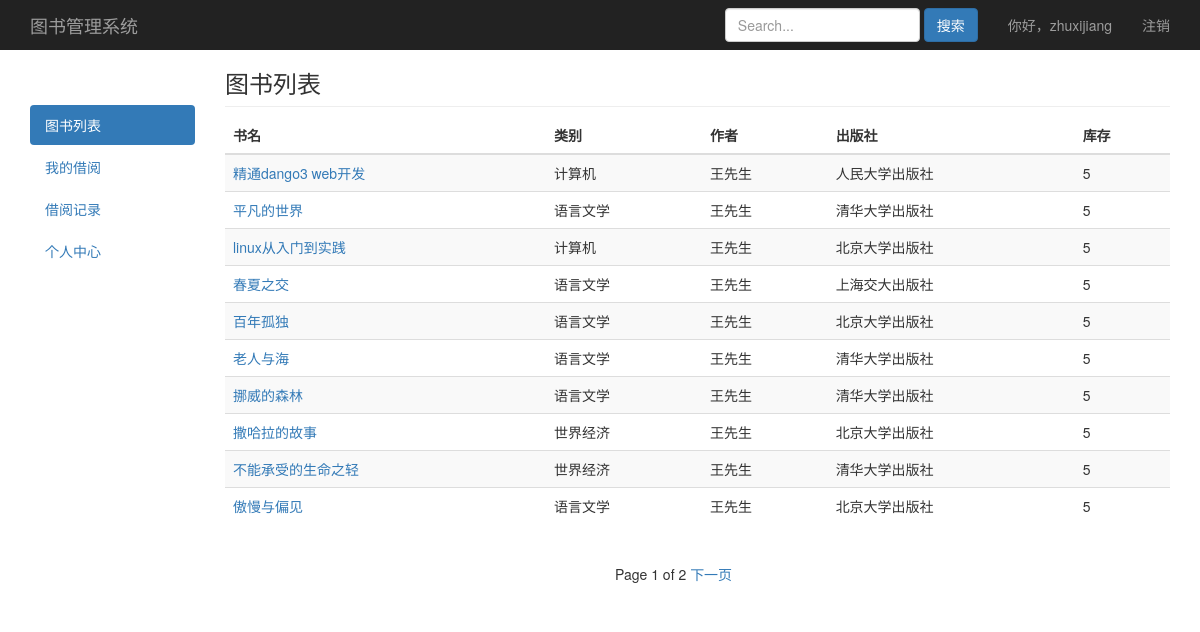
Screenshot of /book/list/ (signed in) with the database file from the repository.
### book/models.py (models this page shows, shortened)
class UserProfile(AbstractUser):
    choice_gender = (
        ('male','男'),
        ('female','女'),
    )
    gender = models.CharField(max_length=6,choices=choice_gender,default='male',verbose_name='性别')
    mobile = models.IntegerField(null=True,verbose_name='手机号码')
    class Meta:
        verbose_name_plural = '用户列表'
    def __str__(self):
        return self.username

class Book(models.Model):
    name = models.CharField(max_length=30,blank=False,verbose_name='书名')
    category = models.ForeignKey(Category,on_delete=models.CASCADE,default='',blank=False,related_name='books_category',verbose_name='类别')
    author = models.CharField(max_length=30,null=True,blank=False,verbose_name='作者')
    publisher = models.CharField(max_length=30,null=True,blank=False,verbose_name='出版社')
    count = models.IntegerField(default=1,verbose_name='库存')
    img = models.ImageField(upload_to='book_img/%Y/%m/%d/',blank=True,null=True,default='book_img/default.jpg',verbose_name='书籍图片')
    content = models.TextField(null=True,blank=True,verbose_name='内容简介')
    create_time = models.DateTimeField(auto_now_add=True,verbose_name='入库时间')
    class Meta:
        verbose_name_plural = '图书列表'

class Category(models.Model):
    name = models.CharField(max_length=20,blank=True,verbose_name='图书类别')
    class Meta:
        verbose_name_plural = '图书类别'
    def __str__(self):
        return self.name

### book/views.py (the view)
# urls.py: path('book/list/',views.list,name='book_list'),
@login_required
def list(request):
	obj_book = Book.objects.all()
	paginator = Paginator(obj_book,10)
	page = request.GET.get('page')
	try:
		obj_book = paginator.page(page)
	except PageNotAnInteger:
		obj_book = paginator.page(1)
	except EmptyPage:
		obj_book = paginator.page(paginator.num_pages)
	return render(request,'book/list.html',locals())

### book/templates/book/list.html (shortened to what this page needs)
{% extends "book/base.html" %}
{% block nav %}
<ul class="nav nav-pills nav-stacked">
  <li class="active"><a href="/">图书列表<span class="sr-only">(current)</span></a></li>
  <li><a href="/book/myborrow/">我的借阅</a></li>
  <li><a href="/book/record/">借阅记录</a></li>
  <li><a href="/book/usercenter/">个人中心</a></li>
</ul>
{% endblock %}
{% block content %}
<h3 class="sub-header">图书列表</h3>
<div class="table-responsive">
  <table class="table table-striped">
    <thead>
      <tr>
        <th>书名</th>
        <th>类别</th>
        <th>作者</th>
        <th>出版社</th>
        <th>库存</th>
      </tr>
    </thead>
    <tbody>
      {% for field in obj_book %}
      <tr>
        <td><a href="/book/{{field.id}}/detail/">{{field.name}}</a></td>
        <td>{{field.category}}</td>
        <td>{{field.author}}</td>
        <td>{{field.publisher}}</td>
        {% if field.count == 0 %}
        <td style="color:red">{{field.count}}</td>
        {% else %}
        <td>{{field.count}}</td>
        {% endif %}
      </tr>
      {% endfor %}
    </tbody>
  </table>
</div>
{% endblock %}
{% block page %}
<div class="pagination">
  <span class="step-links">
    {% if obj_book.paginator.num_pages > 1 %}
    <span class="current">
      Page {{ obj_book.number }} of {{ obj_book.paginator.num_pages }}
    </span>
    {% endif %}
    {% if obj_book.has_next %}
    <a href="?page={{ obj_book.next_page_number }}">下一页</a>
    {% endif %}
  </span>
</div>
{% endblock %}

### book/templates/book/base.html (shortened to what this page needs)
{% load static %}
<!doctype html>
<html lang="en">
<head>
  <link href="{% static "bootstrap-3.4.1-dist/css/bootstrap.min.css" %}" rel="stylesheet">
  <link href="{% static "css/style.css" %}" rel="stylesheet">
</head>
<body>
  <nav class="navbar navbar-inverse navbar-fixed-top">
    <div class="container">
      <div class="navbar-header">
        <a class="navbar-brand" href="/">图书管理系统</a>
      </div>
      <div id="navbar" class="navbar-collapse collapse">
       {% if request.user.is_authenticated %}
        <ul class="nav navbar-nav navbar-right">
          <li><a>你好，{{ request.user }}</a></li>
          <li><a href="/logout/">注销</a></li>
        </ul>
        <form class="navbar-form navbar-right" method='get' action='/book/search/'>
          <input type="text" name="search" class="form-control" placeholder="Search...">
          <button type="submit" class="btn btn-primary">搜索</button>
        </form>
      </div>
      {% endif %}
    </div>
  </nav>
  <div class="container">
    <div class="row">
      <div class="col-md-2">
        <div style="padding-top:55px"></div>
        {% block nav %} {% endblock %}
      </div>
      <div class="col-md-10">
        {% block content %}{% endblock %}
      </div>
    </div>
    <div class="row">
      <div class="col-md-6"></div>
      <div class="col-md-6">
        {% block page %}{% endblock %}
      </div>
    </div>
  </div>
</body>
</html>

### book/static/css/style.css (style rules this page uses)
body { padding-top: 50px; }
.sub-header { padding-bottom: 10px; border-bottom: 1px solid #eee; }
.navbar-fixed-top { border: 0; }

### rows the page displays
UserProfile: user "zhuxijiang"
Book: name "精通dango3 web开发", category "计算机", author "王先生", publisher "人民大学出版社", count "5"
Book: name "平凡的世界", category "语言文学", author "王先生", publisher "清华大学出版社", count "5"
Book: name "linux从入门到实践", category "计算机", author "王先生", publisher "北京大学出版社", count "5"
Book: name "春夏之交", category "语言文学", author "王先生", publisher "上海交大出版社", count "5"
Book: name "百年孤独", category "语言文学", author "王先生", publisher "北京大学出版社", count "5"
Book: name "老人与海", category "语言文学", author "王先生", publisher "清华大学出版社", count "5"
Book: name "挪威的森林", category "语言文学", author "王先生", publisher "清华大学出版社", count "5"
Book: name "撒哈拉的故事", category "世界经济", author "王先生", publisher "北京大学出版社", count "5"
Book: name "不能承受的生命之轻", category "世界经济", author "王先生", publisher "清华大学出版社", count "5"
Book: name "傲慢与偏见", category "语言文学", author "王先生", publisher "北京大学出版社", count "5"

### other values shown
{{ obj_book.number }} "1"
{{ obj_book.paginator.num_pages }} "2"
